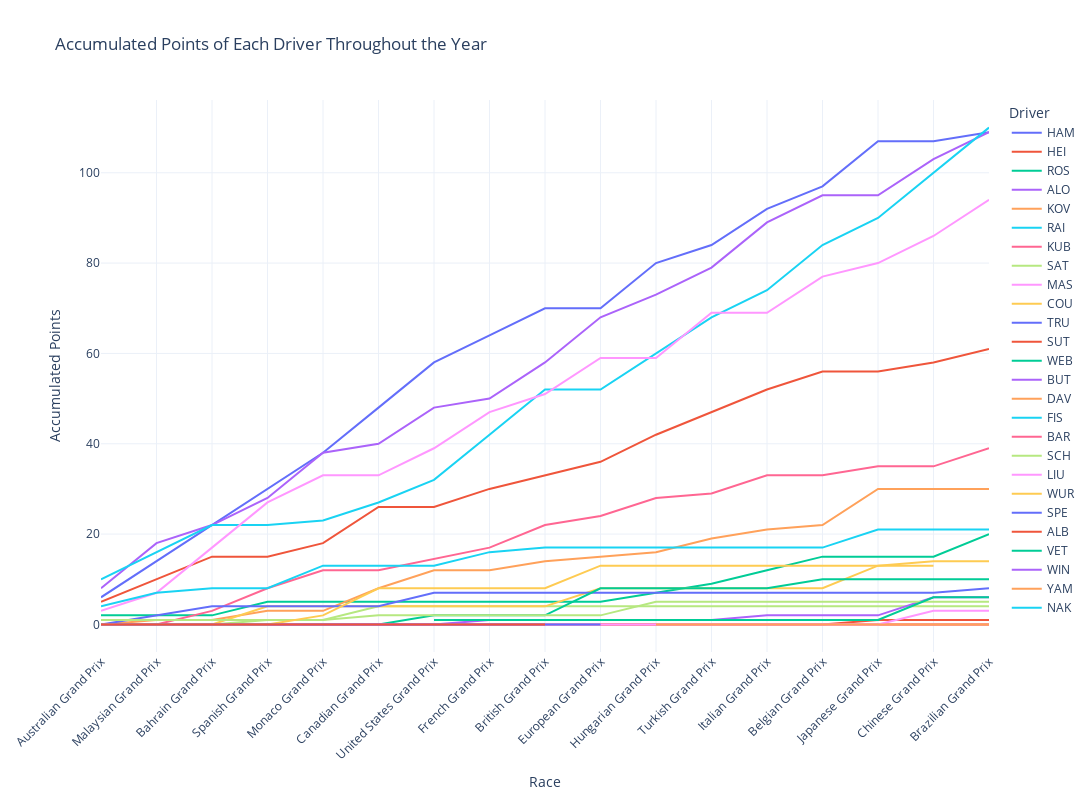

Notebook code for this chart:
### Markdown cell above
#### Scatter plot

### Code cell
results_in_year['driver_code'] = results_in_year['driverId'].map(drivers_dict)

fig = px.line(results_in_year, x='name', y='accumulated_points', color='driver_code', 
              labels={'driver_code': 'Driver', 'name': 'Race', 'accumulated_points': 'Accumulated Points', 'points': 'Points'},
              title='Accumulated Points of Each Driver Throughout the Year',
              hover_data={'points': True})

fig.update_layout(xaxis=dict(tickangle=-45), template='plotly_white')
fig.update_layout(width=1200, height=800)
fig.show()

### Figure 1 — Plotly figure (JSON) as saved in the notebook; plotly's stock layout.template omitted (floating-point values rounded to 4 significant figures)
{"data": [{"customdata": [[6], [8], [8], [8], [8], [10], [10], [6], [6], [0], [10], [4], [8], [5], [10], [0], [2]], "hovertemplate": "Driver=HAM<br>Race=%{x}<br>Accumulated Points=%{y}<br>Points=%{customdata[0]}<extra></extra>", "legendgroup": "HAM", "line": {"color": "#636efa", "dash": "solid"}, "marker": {"symbol": "circle"}, "mode": "lines", "name": "HAM", "orientation": "v", "showlegend": true, "type": "scatter", "x": ["Australian Grand Prix", "Malaysian Grand Prix", "Bahrain Grand Prix", "Spanish Grand Prix", "Monaco Grand Prix", "Canadian Grand Prix", "United States Grand Prix", "French Grand Prix", "British Grand Prix", "European Grand Prix", "Hungarian Grand Prix", "Turkish Grand Prix", "Italian Grand Prix", "Belgian Grand Prix", "Japanese Grand Prix", "Chinese Grand Prix", "Brazilian Grand Prix"], "xaxis": "x", "y": [6, 14, 22, 30, 38, 48, 58, 64, 70, 70, 80, 84, 92, 97, 107, 107, 109], "yaxis": "y"}, {"customdata": [[5], [5], [5], [0], [3], [8], [0], [4], [3], [3], [6], [5], [5], [4], [0], [2], [3]], "hovertemplate": "Driver=HEI<br>Race=%{x}<br>Accumulated Points=%{y}<br>Points=%{customdata[0]}<extra></extra>", "legendgroup": "HEI", "line": {"color": "#EF553B", "dash": "solid"}, "marker": {"symbol": "circle"}, "mode": "lines", "name": "HEI", "orientation": "v", "showlegend": true, "type": "scatter", "x": ["Australian Grand Prix", "Malaysian Grand Prix", "Bahrain Grand Prix", "Spanish Grand Prix", "Monaco Grand Prix", "Canadian Grand Prix", "United States Grand Prix", "French Grand Prix", "British Grand Prix", "European Grand Prix", "Hungarian Grand Prix", "Turkish Grand Prix", "Italian Grand Prix", "Belgian Grand Prix", "Japanese Grand Prix", "Chinese Grand Prix", "Brazilian Grand Prix"], "xaxis": "x", "y": [5, 10, 15, 15, 18, 26, 26, 30, 33, 36, 42, 47, 52, 56, 56, 58, 61], "yaxis": "y"}, {"customdata": [[2], [0], [0], [3], [0], [0], [0], [0], [0], [0], [2], [2], [3], [3], [0], [0], [5]], "hovertemplate": "Driver=ROS<br>Race=%{x}<br>Accumulated Points=%{y}<br>Points=%{customdata[0]}<extra></extra>", "legendgroup": "ROS", "line": {"color": "#00cc96", "dash": "solid"}, "marker": {"symbol": "circle"}, "mode": "lines", "name": "ROS", "orientation": "v", "showlegend": true, "type": "scatter", "x": ["Australian Grand Prix", "Malaysian Grand Prix", "Bahrain Grand Prix", "Spanish Grand Prix", "Monaco Grand Prix", "Canadian Grand Prix", "United States Grand Prix", "French Grand Prix", "British Grand Prix", "European Grand Prix", "Hungarian Grand Prix", "Turkish Grand Prix", "Italian Grand Prix", "Belgian Grand Prix", "Japanese Grand Prix", "Chinese Grand Prix", "Brazilian Grand Prix"], "xaxis": "x", "y": [2, 2, 2, 5, 5, 5, 5, 5, 5, 5, 7, 9, 12, 15, 15, 15, 20], "yaxis": "y"}, {"customdata": [[8], [10], [4], [6], [10], [2], [8], [2], [8], [10], [5], [6], [10], [6], [0], [8], [6]], "hovertemplate": "Driver=ALO<br>Race=%{x}<br>Accumulated Points=%{y}<br>Points=%{customdata[0]}<extra></extra>", "legendgroup": "ALO", "line": {"color": "#ab63fa", "dash": "solid"}, "marker": {"symbol": "circle"}, "mode": "lines", "name": "ALO", "orientation": "v", "showlegend": true, "type": "scatter", "x": ["Australian Grand Prix", "Malaysian Grand Prix", "Bahrain Grand Prix", "Spanish Grand Prix", "Monaco Grand Prix", "Canadian Grand Prix", "United States Grand Prix", "French Grand Prix", "British Grand Prix", "European Grand Prix", "Hungarian Grand Prix", "Turkish Grand Prix", "Italian Grand Prix", "Belgian Grand Prix", "Japanese Grand Prix", "Chinese Grand Prix", "Brazilian Grand Prix"], "xaxis": "x", "y": [8, 18, 22, 28, 38, 40, 48, 50, 58, 68, 73, 79, 89, 95, 95, 103, 109], "yaxis": "y"}, {"customdata": [[0], [1], [0], [2], [0], [5], [4], [0], [2], [1], [1], [3], [2], [1], [8], [0], [0]], "hovertemplate": "Driver=KOV<br>Race=%{x}<br>Accumulated Points=%{y}<br>Points=%{customdata[0]}<extra></extra>", "legendgroup": "KOV", "line": {"color": "#FFA15A", "dash": "solid"}, "marker": {"symbol": "circle"}, "mode": "lines", "name": "KOV", "orientation": "v", "showlegend": true, "type": "scatter", "x": ["Australian Grand Prix", "Malaysian Grand Prix", "Bahrain Grand Prix", "Spanish Grand Prix", "Monaco Grand Prix", "Canadian Grand Prix", "United States Grand Prix", "French Grand Prix", "British Grand Prix", "European Grand Prix", "Hungarian Grand Prix", "Turkish Grand Prix", "Italian Grand Prix", "Belgian Grand Prix", "Japanese Grand Prix", "Chinese Grand Prix", "Brazilian Grand Prix"], "xaxis": "x", "y": [0, 1, 1, 3, 3, 8, 12, 12, 14, 15, 16, 19, 21, 22, 30, 30, 30], "yaxis": "y"}, {"customdata": [[10], [6], [6], [0], [1], [4], [5], [10], [10], [0], [8], [8], [6], [10], [6], [10], [10]], "hovertemplate": "Driver=RAI<br>Race=%{x}<br>Accumulated Points=%{y}<br>Points=%{customdata[0]}<extra></extra>", "legendgroup": "RAI", "line": {"color": "#19d3f3", "dash": "solid"}, "marker": {"symbol": "circle"}, "mode": "lines", "name": "RAI", "orientation": "v", "showlegend": true, "type": "scatter", "x": ["Australian Grand Prix", "Malaysian Grand Prix", "Bahrain Grand Prix", "Spanish Grand Prix", "Monaco Grand Prix", "Canadian Grand Prix", "United States Grand Prix", "French Grand Prix", "British Grand Prix", "European Grand Prix", "Hungarian Grand Prix", "Turkish Grand Prix", "Italian Grand Prix", "Belgian Grand Prix", "Japanese Grand Prix", "Chinese Grand Prix", "Brazilian Grand Prix"], "xaxis": "x", "y": [10, 16, 22, 22, 23, 27, 32, 42, 52, 52, 60, 68, 74, 84, 90, 100, 110], "yaxis": "y"}, {"customdata": [[0], [0], [3], [5], [4], [0], [5], [5], [2], [4], [1], [4], [0], [2], [0], [4]], "hovertemplate": "Driver=KUB<br>Race=%{x}<br>Accumulated Points=%{y}<br>Points=%{customdata[0]}<extra></extra>", "legendgroup": "KUB", "line": {"color": "#FF6692", "dash": "solid"}, "marker": {"symbol": "circle"}, "mode": "lines", "name": "KUB", "orientation": "v", "showlegend": true, "type": "scatter", "x": ["Australian Grand Prix", "Malaysian Grand Prix", "Bahrain Grand Prix", "Spanish Grand Prix", "Monaco Grand Prix", "Canadian Grand Prix", "French Grand Prix", "British Grand Prix", "European Grand Prix", "Hungarian Grand Prix", "Turkish Grand Prix", "Italian Grand Prix", "Belgian Grand Prix", "Japanese Grand Prix", "Chinese Grand Prix", "Brazilian Grand Prix"], "xaxis": "x", "y": [0, 0, 3, 8, 12, 12, 17, 22, 24, 28, 29, 33, 33, 35, 35, 39], "yaxis": "y"}, {"customdata": [[0], [0], [0], [1], [0], [3], [0], [0], [0], [0], [0], [0], [0], [0], [0], [0], [0]], "hovertemplate": "Driver=SAT<br>Race=%{x}<br>Accumulated Points=%{y}<br>Points=%{customdata[0]}<extra></extra>", "legendgroup": "SAT", "line": {"color": "#B6E880", "dash": "solid"}, "marker": {"symbol": "circle"}, "mode": "lines", "name": "SAT", "orientation": "v", "showlegend": true, "type": "scatter", "x": ["Australian Grand Prix", "Malaysian Grand Prix", "Bahrain Grand Prix", "Spanish Grand Prix", "Monaco Grand Prix", "Canadian Grand Prix", "United States Grand Prix", "French Grand Prix", "British Grand Prix", "European Grand Prix", "Hungarian Grand Prix", "Turkish Grand Prix", "Italian Grand Prix", "Belgian Grand Prix", "Japanese Grand Prix", "Chinese Grand Prix", "Brazilian Grand Prix"], "xaxis": "x", "y": [0, 0, 0, 1, 1, 4, 4, 4, 4, 4, 4, 4, 4, 4, 4, 4, 4], "yaxis": "y"}, {"customdata": [[3], [4], [10], [10], [6], [0], [6], [8], [4], [8], [0], [10], [0], [8], [3], [6], [8]], "hovertemplate": "Driver=MAS<br>Race=%{x}<br>Accumulated Points=%{y}<br>Points=%{customdata[0]}<extra></extra>", "legendgroup": "MAS", "line": {"color": "#FF97FF", "dash": "solid"}, "marker": {"symbol": "circle"}, "mode": "lines", "name": "MAS", "orientation": "v", "showlegend": true, "type": "scatter", "x": ["Australian Grand Prix", "Malaysian Grand Prix", "Bahrain Grand Prix", "Spanish Grand Prix", "Monaco Grand Prix", "Canadian Grand Prix", "United States Grand Prix", "French Grand Prix", "British Grand Prix", "European Grand Prix", "Hungarian Grand Prix", "Turkish Grand Prix", "Italian Grand Prix", "Belgian Grand Prix", "Japanese Grand Prix", "Chinese Grand Prix", "Brazilian Grand Prix"], "xaxis": "x", "y": [3, 7, 17, 27, 33, 33, 39, 47, 51, 59, 59, 69, 69, 77, 80, 86, 94], "yaxis": "y"}, {"customdata": [[0], [0], [0], [4], [0], [0], [0], [0], [0], [4], [0], [0], [0], [0], [5], [1], [0]], "hovertemplate": "Driver=COU<br>Race=%{x}<br>Accumulated Points=%{y}<br>Points=%{customdata[0]}<extra></extra>", "legendgroup": "COU", "line": {"color": "#FECB52", "dash": "solid"}, "marker": {"symbol": "circle"}, "mode": "lines", "name": "COU", "orientation": "v", "showlegend": true, "type": "scatter", "x": ["Australian Grand Prix", "Malaysian Grand Prix", "Bahrain Grand Prix", "Spanish Grand Prix", "Monaco Grand Prix", "Canadian Grand Prix", "United States Grand Prix", "French Grand Prix", "British Grand Prix", "European Grand Prix", "Hungarian Grand Prix", "Turkish Grand Prix", "Italian Grand Prix", "Belgian Grand Prix", "Japanese Grand Prix", "Chinese Grand Prix", "Brazilian Grand Prix"], "xaxis": "x", "y": [0, 0, 0, 4, 4, 4, 4, 4, 4, 8, 8, 8, 8, 8, 13, 14, 14], "yaxis": "y"}, {"customdata": [[0], [2], [2], [0], [0], [0], [3], [0], [0], [0], [0], [0], [0], [0], [0], [0], [1]], "hovertemplate": "Driver=TRU<br>Race=%{x}<br>Accumulated Points=%{y}<br>Points=%{customdata[0]}<extra></extra>", "legendgroup": "TRU", "line": {"color": "#636efa", "dash": "solid"}, "marker": {"symbol": "circle"}, "mode": "lines", "name": "TRU", "orientation": "v", "showlegend": true, "type": "scatter", "x": ["Australian Grand Prix", "Malaysian Grand Prix", "Bahrain Grand Prix", "Spanish Grand Prix", "Monaco Grand Prix", "Canadian Grand Prix", "United States Grand Prix", "French Grand Prix", "British Grand Prix", "European Grand Prix", "Hungarian Grand Prix", "Turkish Grand Prix", "Italian Grand Prix", "Belgian Grand Prix", "Japanese Grand Prix", "Chinese Grand Prix", "Brazilian Grand Prix"], "xaxis": "x", "y": [0, 2, 4, 4, 4, 4, 7, 7, 7, 7, 7, 7, 7, 7, 7, 7, 8], "yaxis": "y"}, {"customdata": [[0], [0], [0], [0], [0], [0], [0], [0], [0], [0], [0], [0], [0], [0], [1], [0], [0]], "hovertemplate": "Driver=SUT<br>Race=%{x}<br>Accumulated Points=%{y}<br>Points=%{customdata[0]}<extra></extra>", "legendgroup": "SUT", "line": {"color": "#EF553B", "dash": "solid"}, "marker": {"symbol": "circle"}, "mode": "lines", "name": "SUT", "orientation": "v", "showlegend": true, "type": "scatter", "x": ["Australian Grand Prix", "Malaysian Grand Prix", "Bahrain Grand Prix", "Spanish Grand Prix", "Monaco Grand Prix", "Canadian Grand Prix", "United States Grand Prix", "French Grand Prix", "British Grand Prix", "European Grand Prix", "Hungarian Grand Prix", "Turkish Grand Prix", "Italian Grand Prix", "Belgian Grand Prix", "Japanese Grand Prix", "Chinese Grand Prix", "Brazilian Grand Prix"], "xaxis": "x", "y": [0, 0, 0, 0, 0, 0, 0, 0, 0, 0, 0, 0, 0, 0, 1, 1, 1], "yaxis": "y"}, {"customdata": [[0], [0], [0], [0], [0], [0], [2], [0], [0], [6], [0], [0], [0], [2], [0], [0], [0]], "hovertemplate": "Driver=WEB<br>Race=%{x}<br>Accumulated Points=%{y}<br>Points=%{customdata[0]}<extra></extra>", "legendgroup": "WEB", "line": {"color": "#00cc96", "dash": "solid"}, "marker": {"symbol": "circle"}, "mode": "lines", "name": "WEB", "orientation": "v", "showlegend": true, "type": "scatter", "x": ["Australian Grand Prix", "Malaysian Grand Prix", "Bahrain Grand Prix", "Spanish Grand Prix", "Monaco Grand Prix", "Canadian Grand Prix", "United States Grand Prix", "French Grand Prix", "British Grand Prix", "European Grand Prix", "Hungarian Grand Prix", "Turkish Grand Prix", "Italian Grand Prix", "Belgian Grand Prix", "Japanese Grand Prix", "Chinese Grand Prix", "Brazilian Grand Prix"], "xaxis": "x", "y": [0, 0, 0, 0, 0, 0, 2, 2, 2, 8, 8, 8, 8, 10, 10, 10, 10], "yaxis": "y"}, {"customdata": [[0], [0], [0], [0], [0], [0], [0], [1], [0], [0], [0], [0], [1], [0], [0], [4], [0]], "hovertemplate": "Driver=BUT<br>Race=%{x}<br>Accumulated Points=%{y}<br>Points=%{customdata[0]}<extra></extra>", "legendgroup": "BUT", "line": {"color": "#ab63fa", "dash": "solid"}, "marker": {"symbol": "circle"}, "mode": "lines", "name": "BUT", "orientation": "v", "showlegend": true, "type": "scatter", "x": ["Australian Grand Prix", "Malaysian Grand Prix", "Bahrain Grand Prix", "Spanish Grand Prix", "Monaco Grand Prix", "Canadian Grand Prix", "United States Grand Prix", "French Grand Prix", "British Grand Prix", "European Grand Prix", "Hungarian Grand Prix", "Turkish Grand Prix", "Italian Grand Prix", "Belgian Grand Prix", "Japanese Grand Prix", "Chinese Grand Prix", "Brazilian Grand Prix"], "xaxis": "x", "y": [0, 0, 0, 0, 0, 0, 0, 1, 1, 1, 1, 1, 2, 2, 2, 6, 6], "yaxis": "y"}, {"customdata": [[0], [0], [0], [0], [0], [0], [0], [0], [0], [0], [0], [0], [0], [0], [0], [0], [0]], "hovertemplate": "Driver=DAV<br>Race=%{x}<br>Accumulated Points=%{y}<br>Points=%{customdata[0]}<extra></extra>", "legendgroup": "DAV", "line": {"color": "#FFA15A", "dash": "solid"}, "marker": {"symbol": "circle"}, "mode": "lines", "name": "DAV", "orientation": "v", "showlegend": true, "type": "scatter", "x": ["Australian Grand Prix", "Malaysian Grand Prix", "Bahrain Grand Prix", "Spanish Grand Prix", "Monaco Grand Prix", "Canadian Grand Prix", "United States Grand Prix", "French Grand Prix", "British Grand Prix", "European Grand Prix", "Hungarian Grand Prix", "Turkish Grand Prix", "Italian Grand Prix", "Belgian Grand Prix", "Japanese Grand Prix", "Chinese Grand Prix", "Brazilian Grand Prix"], "xaxis": "x", "y": [0, 0, 0, 0, 0, 0, 0, 0, 0, 0, 0, 0, 0, 0, 0, 0, 0], "yaxis": "y"}, {"customdata": [[4], [3], [1], [0], [5], [0], [0], [3], [1], [0], [0], [0], [0], [0], [4], [0], [0]], "hovertemplate": "Driver=FIS<br>Race=%{x}<br>Accumulated Points=%{y}<br>Points=%{customdata[0]}<extra></extra>", "legendgroup": "FIS", "line": {"color": "#19d3f3", "dash": "solid"}, "marker": {"symbol": "circle"}, "mode": "lines", "name": "FIS", "orientation": "v", "showlegend": true, "type": "scatter", "x": ["Australian Grand Prix", "Malaysian Grand Prix", "Bahrain Grand Prix", "Spanish Grand Prix", "Monaco Grand Prix", "Canadian Grand Prix", "United States Grand Prix", "French Grand Prix", "British Grand Prix", "European Grand Prix", "Hungarian Grand Prix", "Turkish Grand Prix", "Italian Grand Prix", "Belgian Grand Prix", "Japanese Grand Prix", "Chinese Grand Prix", "Brazilian Grand Prix"], "xaxis": "x", "y": [4, 7, 8, 8, 13, 13, 13, 16, 17, 17, 17, 17, 17, 17, 21, 21, 21], "yaxis": "y"}, {"customdata": [[0], [0], [0], [0], [0], [0], [0], [0], [0], [0], [0], [0], [0], [0], [0], [0], [0]], "hovertemplate": "Driver=BAR<br>Race=%{x}<br>Accumulated Points=%{y}<br>Points=%{customdata[0]}<extra></extra>", "legendgroup": "BAR", "line": {"color": "#FF6692", "dash": "solid"}, "marker": {"symbol": "circle"}, "mode": "lines", "name": "BAR", "orientation": "v", "showlegend": true, "type": "scatter", "x": ["Australian Grand Prix", "Malaysian Grand Prix", "Bahrain Grand Prix", "Spanish Grand Prix", "Monaco Grand Prix", "Canadian Grand Prix", "United States Grand Prix", "French Grand Prix", "British Grand Prix", "European Grand Prix", "Hungarian Grand Prix", "Turkish Grand Prix", "Italian Grand Prix", "Belgian Grand Prix", "Japanese Grand Prix", "Chinese Grand Prix", "Brazilian Grand Prix"], "xaxis": "x", "y": [0, 0, 0, 0, 0, 0, 0, 0, 0, 0, 0, 0, 0, 0, 0, 0, 0], "yaxis": "y"}, {"customdata": [[1], [0], [0], [0], [0], [1], [0], [0], [0], [0], [3], [0], [0], [0], [0], [0], [0]], "hovertemplate": "Driver=SCH<br>Race=%{x}<br>Accumulated Points=%{y}<br>Points=%{customdata[0]}<extra></extra>", "legendgroup": "SCH", "line": {"color": "#B6E880", "dash": "solid"}, "marker": {"symbol": "circle"}, "mode": "lines", "name": "SCH", "orientation": "v", "showlegend": true, "type": "scatter", "x": ["Australian Grand Prix", "Malaysian Grand Prix", "Bahrain Grand Prix", "Spanish Grand Prix", "Monaco Grand Prix", "Canadian Grand Prix", "United States Grand Prix", "French Grand Prix", "British Grand Prix", "European Grand Prix", "Hungarian Grand Prix", "Turkish Grand Prix", "Italian Grand Prix", "Belgian Grand Prix", "Japanese Grand Prix", "Chinese Grand Prix", "Brazilian Grand Prix"], "xaxis": "x", "y": [1, 1, 1, 1, 1, 2, 2, 2, 2, 2, 5, 5, 5, 5, 5, 5, 5], "yaxis": "y"}, {"customdata": [[0], [0], [0], [0], [0], [0], [0], [0], [0], [0], [0], [0], [0], [0], [0], [3], [0]], "hovertemplate": "Driver=LIU<br>Race=%{x}<br>Accumulated Points=%{y}<br>Points=%{customdata[0]}<extra></extra>", "legendgroup": "LIU", "line": {"color": "#FF97FF", "dash": "solid"}, "marker": {"symbol": "circle"}, "mode": "lines", "name": "LIU", "orientation": "v", "showlegend": true, "type": "scatter", "x": ["Australian Grand Prix", "Malaysian Grand Prix", "Bahrain Grand Prix", "Spanish Grand Prix", "Monaco Grand Prix", "Canadian Grand Prix", "United States Grand Prix", "French Grand Prix", "British Grand Prix", "European Grand Prix", "Hungarian Grand Prix", "Turkish Grand Prix", "Italian Grand Prix", "Belgian Grand Prix", "Japanese Grand Prix", "Chinese Grand Prix", "Brazilian Grand Prix"], "xaxis": "x", "y": [0, 0, 0, 0, 0, 0, 0, 0, 0, 0, 0, 0, 0, 0, 0, 3, 3], "yaxis": "y"}, {"customdata": [[0], [0], [0], [0], [2], [6], [0], [0], [0], [5], [0], [0], [0], [0], [0], [0]], "hovertemplate": "Driver=WUR<br>Race=%{x}<br>Accumulated Points=%{y}<br>Points=%{customdata[0]}<extra></extra>", "legendgroup": "WUR", "line": {"color": "#FECB52", "dash": "solid"}, "marker": {"symbol": "circle"}, "mode": "lines", "name": "WUR", "orientation": "v", "showlegend": true, "type": "scatter", "x": ["Australian Grand Prix", "Malaysian Grand Prix", "Bahrain Grand Prix", "Spanish Grand Prix", "Monaco Grand Prix", "Canadian Grand Prix", "United States Grand Prix", "French Grand Prix", "British Grand Prix", "European Grand Prix", "Hungarian Grand Prix", "Turkish Grand Prix", "Italian Grand Prix", "Belgian Grand Prix", "Japanese Grand Prix", "Chinese Grand Prix"], "xaxis": "x", "y": [0, 0, 0, 0, 2, 8, 8, 8, 8, 13, 13, 13, 13, 13, 13, 13], "yaxis": "y"}, {"customdata": [[0], [0], [0], [0], [0], [0], [0], [0], [0], [0]], "hovertemplate": "Driver=SPE<br>Race=%{x}<br>Accumulated Points=%{y}<br>Points=%{customdata[0]}<extra></extra>", "legendgroup": "SPE", "line": {"color": "#636efa", "dash": "solid"}, "marker": {"symbol": "circle"}, "mode": "lines", "name": "SPE", "orientation": "v", "showlegend": true, "type": "scatter", "x": ["Australian Grand Prix", "Malaysian Grand Prix", "Bahrain Grand Prix", "Spanish Grand Prix", "Monaco Grand Prix", "Canadian Grand Prix", "United States Grand Prix", "French Grand Prix", "British Grand Prix", "European Grand Prix"], "xaxis": "x", "y": [0, 0, 0, 0, 0, 0, 0, 0, 0, 0], "yaxis": "y"}, {"customdata": [[0], [0], [0], [0], [0], [0], [0], [0], [0]], "hovertemplate": "Driver=ALB<br>Race=%{x}<br>Accumulated Points=%{y}<br>Points=%{customdata[0]}<extra></extra>", "legendgroup": "ALB", "line": {"color": "#EF553B", "dash": "solid"}, "marker": {"symbol": "circle"}, "mode": "lines", "name": "ALB", "orientation": "v", "showlegend": true, "type": "scatter", "x": ["Australian Grand Prix", "Malaysian Grand Prix", "Bahrain Grand Prix", "Spanish Grand Prix", "Monaco Grand Prix", "Canadian Grand Prix", "United States Grand Prix", "French Grand Prix", "British Grand Prix"], "xaxis": "x", "y": [0, 0, 0, 0, 0, 0, 0, 0, 0], "yaxis": "y"}, {"customdata": [[1], [0], [0], [0], [0], [0], [5], [0]], "hovertemplate": "Driver=VET<br>Race=%{x}<br>Accumulated Points=%{y}<br>Points=%{customdata[0]}<extra></extra>", "legendgroup": "VET", "line": {"color": "#00cc96", "dash": "solid"}, "marker": {"symbol": "circle"}, "mode": "lines", "name": "VET", "orientation": "v", "showlegend": true, "type": "scatter", "x": ["United States Grand Prix", "Hungarian Grand Prix", "Turkish Grand Prix", "Italian Grand Prix", "Belgian Grand Prix", "Japanese Grand Prix", "Chinese Grand Prix", "Brazilian Grand Prix"], "xaxis": "x", "y": [1, 1, 1, 1, 1, 1, 6, 6], "yaxis": "y"}, {"customdata": [[0]], "hovertemplate": "Driver=WIN<br>Race=%{x}<br>Accumulated Points=%{y}<br>Points=%{customdata[0]}<extra></extra>", "legendgroup": "WIN", "line": {"color": "#ab63fa", "dash": "solid"}, "marker": {"symbol": "circle"}, "mode": "lines", "name": "WIN", "orientation": "v", "showlegend": true, "type": "scatter", "x": ["European Grand Prix"], "xaxis": "x", "y": [0], "yaxis": "y"}, {"customdata": [[0], [0], [0], [0], [0], [0], [0]], "hovertemplate": "Driver=YAM<br>Race=%{x}<br>Accumulated Points=%{y}<br>Points=%{customdata[0]}<extra></extra>", "legendgroup": "YAM", "line": {"color": "#FFA15A", "dash": "solid"}, "marker": {"symbol": "circle"}, "mode": "lines", "name": "YAM", "orientation": "v", "showlegend": true, "type": "scatter", "x": ["Hungarian Grand Prix", "Turkish Grand Prix", "Italian Grand Prix", "Belgian Grand Prix", "Japanese Grand Prix", "Chinese Grand Prix", "Brazilian Grand Prix"], "xaxis": "x", "y": [0, 0, 0, 0, 0, 0, 0], "yaxis": "y"}, {"customdata": [[0]], "hovertemplate": "Driver=NAK<br>Race=%{x}<br>Accumulated Points=%{y}<br>Points=%{customdata[0]}<extra></extra>", "legendgroup": "NAK", "line": {"color": "#19d3f3", "dash": "solid"}, "marker": {"symbol": "circle"}, "mode": "lines", "name": "NAK", "orientation": "v", "showlegend": true, "type": "scatter", "x": ["Brazilian Grand Prix"], "xaxis": "x", "y": [0], "yaxis": "y"}], "layout": {"height": 800, "legend": {"title": {"text": "Driver"}, "tracegroupgap": 0}, "title": {"text": "Accumulated Points of Each Driver Throughout the Year"}, "width": 1200, "xaxis": {"anchor": "y", "domain": [0, 1], "tickangle": -45, "title": {"text": "Race"}}, "yaxis": {"anchor": "x", "domain": [0, 1], "title": {"text": "Accumulated Points"}}}}
